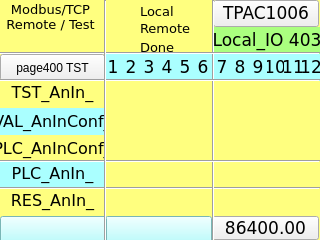
<?xml version="1.0" encoding="UTF-8"?>
<ui version="4.0">
 <class>page403</class>
 <widget class="QWidget" name="page403">
  <property name="geometry">
   <rect>
    <x>0</x>
    <y>0</y>
    <width>320</width>
    <height>240</height>
   </rect>
  </property>
  <property name="minimumSize">
   <size>
    <width>320</width>
    <height>240</height>
   </size>
  </property>
  <property name="maximumSize">
   <size>
    <width>320</width>
    <height>240</height>
   </size>
  </property>
  <property name="windowTitle">
   <string>page403</string>
  </property>
  <property name="styleSheet">
   <string notr="true">QWidget#page403
{
background-color: rgb(255, 255, 127);
}</string>
  </property>
  <widget class="Line" name="line_vt_2">
   <property name="geometry">
    <rect>
     <x>205</x>
     <y>0</y>
     <width>16</width>
     <height>241</height>
    </rect>
   </property>
   <property name="font">
    <font>
     <family>DejaVu Sans Mono</family>
     <pointsize>10</pointsize>
    </font>
   </property>
   <property name="orientation">
    <enum>Qt::Vertical</enum>
   </property>
  </widget>
  <widget class="Line" name="line_vt_1">
   <property name="geometry">
    <rect>
     <x>104</x>
     <y>0</y>
     <width>3</width>
     <height>241</height>
    </rect>
   </property>
   <property name="font">
    <font>
     <family>DejaVu Sans Mono</family>
     <pointsize>10</pointsize>
    </font>
   </property>
   <property name="orientation">
    <enum>Qt::Vertical</enum>
   </property>
  </widget>
  <widget class="ATCMbutton" name="atcmButton_MENU">
   <property name="geometry">
    <rect>
     <x>213</x>
     <y>0</y>
     <width>106</width>
     <height>27</height>
    </rect>
   </property>
   <property name="font">
    <font>
     <family>DejaVu Sans</family>
     <pointsize>13</pointsize>
    </font>
   </property>
   <property name="checkable">
    <bool>false</bool>
   </property>
   <property name="toolTip">
    <string/>
   </property>
   <property name="whatsThis">
    <string>ATCMbutton widget</string>
   </property>
   <property name="pageName">
    <string>menu</string>
   </property>
   <property name="passwordVar">
    <string/>
   </property>
   <property name="statusvar">
    <string/>
   </property>
   <property name="viewStatus">
    <bool>false</bool>
   </property>
   <property name="visibilityVar">
    <string/>
   </property>
   <property name="bgColor">
    <color>
     <red>170</red>
     <green>255</green>
     <blue>255</blue>
    </color>
   </property>
   <property name="bgPressColor">
    <color>
     <red>255</red>
     <green>0</green>
     <blue>0</blue>
    </color>
   </property>
   <property name="text">
    <string>TPAC1006</string>
   </property>
   <property name="pressText">
    <string>TPAC1006</string>
   </property>
   <property name="borderWidth">
    <number>1</number>
   </property>
   <property name="borderRadius">
    <number>0</number>
   </property>
   <property name="apparence">
    <enum>QFrame::Raised</enum>
   </property>
  </widget>
  <widget class="QLabel" name="label_Qt_Project">
   <property name="geometry">
    <rect>
     <x>214</x>
     <y>27</y>
     <width>106</width>
     <height>27</height>
    </rect>
   </property>
   <property name="font">
    <font>
     <family>DejaVu Sans</family>
     <pointsize>13</pointsize>
    </font>
   </property>
   <property name="styleSheet">
    <string notr="true">background-color: rgb(170, 255, 127);</string>
   </property>
   <property name="text">
    <string>Local_IO 403</string>
   </property>
   <property name="alignment">
    <set>Qt::AlignCenter</set>
   </property>
  </widget>
  <widget class="QLabel" name="label_PLC_DigIn_8">
   <property name="geometry">
    <rect>
     <x>231</x>
     <y>54</y>
     <width>18</width>
     <height>27</height>
    </rect>
   </property>
   <property name="font">
    <font>
     <family>DejaVu Sans</family>
     <pointsize>13</pointsize>
    </font>
   </property>
   <property name="styleSheet">
    <string notr="true">background-color: rgb(170, 255, 255);</string>
   </property>
   <property name="text">
    <string>8</string>
   </property>
   <property name="alignment">
    <set>Qt::AlignCenter</set>
   </property>
  </widget>
  <widget class="QLabel" name="label_PLC_DigIn_4">
   <property name="geometry">
    <rect>
     <x>158</x>
     <y>54</y>
     <width>18</width>
     <height>27</height>
    </rect>
   </property>
   <property name="font">
    <font>
     <family>DejaVu Sans</family>
     <pointsize>13</pointsize>
    </font>
   </property>
   <property name="styleSheet">
    <string notr="true">background-color: rgb(170, 255, 255);</string>
   </property>
   <property name="text">
    <string>4</string>
   </property>
   <property name="alignment">
    <set>Qt::AlignCenter</set>
   </property>
  </widget>
  <widget class="QLabel" name="label_PLC_DigIn_10">
   <property name="geometry">
    <rect>
     <x>266</x>
     <y>54</y>
     <width>18</width>
     <height>27</height>
    </rect>
   </property>
   <property name="font">
    <font>
     <family>DejaVu Sans</family>
     <pointsize>13</pointsize>
    </font>
   </property>
   <property name="styleSheet">
    <string notr="true">background-color: rgb(170, 255, 255);</string>
   </property>
   <property name="text">
    <string>10</string>
   </property>
   <property name="alignment">
    <set>Qt::AlignCenter</set>
   </property>
  </widget>
  <widget class="QLabel" name="label_PLC_DigIn_1">
   <property name="geometry">
    <rect>
     <x>104</x>
     <y>54</y>
     <width>18</width>
     <height>27</height>
    </rect>
   </property>
   <property name="font">
    <font>
     <family>DejaVu Sans</family>
     <pointsize>13</pointsize>
    </font>
   </property>
   <property name="styleSheet">
    <string notr="true">background-color: rgb(170, 255, 255);</string>
   </property>
   <property name="text">
    <string>1</string>
   </property>
   <property name="alignment">
    <set>Qt::AlignCenter</set>
   </property>
  </widget>
  <widget class="QLabel" name="label_PLC_DigIn_6">
   <property name="geometry">
    <rect>
     <x>194</x>
     <y>54</y>
     <width>18</width>
     <height>27</height>
    </rect>
   </property>
   <property name="font">
    <font>
     <family>DejaVu Sans</family>
     <pointsize>13</pointsize>
    </font>
   </property>
   <property name="styleSheet">
    <string notr="true">background-color: rgb(170, 255, 255);</string>
   </property>
   <property name="text">
    <string>6</string>
   </property>
   <property name="alignment">
    <set>Qt::AlignCenter</set>
   </property>
  </widget>
  <widget class="ATCMled" name="atcmLed_Idle_2">
   <property name="geometry">
    <rect>
     <x>7</x>
     <y>34</y>
     <width>20</width>
     <height>20</height>
    </rect>
   </property>
   <property name="toolTip">
    <string>START_REMOTE</string>
   </property>
   <property name="whatsThis">
    <string>ATCMled widget</string>
   </property>
   <property name="variable">
    <string>START_REMOTE</string>
   </property>
   <property name="refresh">
    <number>200</number>
   </property>
   <property name="viewStatus">
    <bool>false</bool>
   </property>
   <property name="visibilityVar">
    <string/>
   </property>
   <property name="onIcon">
    <iconset>
     <normaloff>:/on.png</normaloff>:/on.png</iconset>
   </property>
   <property name="offIcon">
    <iconset>
     <normaloff>:/off.png</normaloff>:/off.png</iconset>
   </property>
  </widget>
  <widget class="QLabel" name="label_Write">
   <property name="geometry">
    <rect>
     <x>140</x>
     <y>39</y>
     <width>51</width>
     <height>16</height>
    </rect>
   </property>
   <property name="font">
    <font>
     <family>DejaVu Sans</family>
     <pointsize>10</pointsize>
    </font>
   </property>
   <property name="text">
    <string>Done</string>
   </property>
  </widget>
  <widget class="QLabel" name="label_PLC_DigIn_9">
   <property name="geometry">
    <rect>
     <x>249</x>
     <y>54</y>
     <width>18</width>
     <height>27</height>
    </rect>
   </property>
   <property name="font">
    <font>
     <family>DejaVu Sans</family>
     <pointsize>13</pointsize>
    </font>
   </property>
   <property name="styleSheet">
    <string notr="true">background-color: rgb(170, 255, 255);</string>
   </property>
   <property name="text">
    <string>9</string>
   </property>
   <property name="alignment">
    <set>Qt::AlignCenter</set>
   </property>
  </widget>
  <widget class="QLabel" name="label_PLC_DigIn_5">
   <property name="geometry">
    <rect>
     <x>176</x>
     <y>54</y>
     <width>18</width>
     <height>27</height>
    </rect>
   </property>
   <property name="font">
    <font>
     <family>DejaVu Sans</family>
     <pointsize>13</pointsize>
    </font>
   </property>
   <property name="styleSheet">
    <string notr="true">background-color: rgb(170, 255, 255);</string>
   </property>
   <property name="text">
    <string>5</string>
   </property>
   <property name="alignment">
    <set>Qt::AlignCenter</set>
   </property>
  </widget>
  <widget class="ATCMled" name="atcmLed_Exec">
   <property name="geometry">
    <rect>
     <x>117</x>
     <y>18</y>
     <width>20</width>
     <height>17</height>
    </rect>
   </property>
   <property name="toolTip">
    <string>STATUS_REMOTE</string>
   </property>
   <property name="whatsThis">
    <string>ATCMled widget</string>
   </property>
   <property name="variable">
    <string>STATUS_REMOTE</string>
   </property>
   <property name="refresh">
    <number>200</number>
   </property>
   <property name="viewStatus">
    <bool>false</bool>
   </property>
   <property name="visibilityVar">
    <string/>
   </property>
   <property name="onIcon">
    <iconset>
     <normaloff>:/on.png</normaloff>:/on.png</iconset>
   </property>
   <property name="offIcon">
    <iconset>
     <normaloff>:/off.png</normaloff>:/off.png</iconset>
   </property>
  </widget>
  <widget class="QLabel" name="label_PLC_DigIn_3">
   <property name="geometry">
    <rect>
     <x>140</x>
     <y>54</y>
     <width>18</width>
     <height>27</height>
    </rect>
   </property>
   <property name="font">
    <font>
     <family>DejaVu Sans</family>
     <pointsize>13</pointsize>
    </font>
   </property>
   <property name="styleSheet">
    <string notr="true">background-color: rgb(170, 255, 255);</string>
   </property>
   <property name="text">
    <string>3</string>
   </property>
   <property name="alignment">
    <set>Qt::AlignCenter</set>
   </property>
  </widget>
  <widget class="ATCMtime" name="atcmTime">
   <property name="geometry">
    <rect>
     <x>105</x>
     <y>216</y>
     <width>107</width>
     <height>27</height>
    </rect>
   </property>
   <property name="font">
    <font>
     <family>DejaVu Sans</family>
     <pointsize>13</pointsize>
    </font>
   </property>
   <property name="styleSheet">
    <string notr="true">background-color: rgb(170, 255, 255);</string>
   </property>
   <property name="toolTip">
    <string>ATCM QTime</string>
   </property>
   <property name="whatsThis">
    <string>ATCMtime widget</string>
   </property>
   <property name="bgColor">
    <color>
     <red>170</red>
     <green>255</green>
     <blue>127</blue>
    </color>
   </property>
   <property name="borderColor">
    <color alpha="0">
     <red>0</red>
     <green>0</green>
     <blue>0</blue>
    </color>
   </property>
   <property name="fontColor">
    <color>
     <red>0</red>
     <green>0</green>
     <blue>0</blue>
    </color>
   </property>
   <property name="borderWidth">
    <number>0</number>
   </property>
   <property name="borderRadius">
    <number>0</number>
   </property>
  </widget>
  <widget class="QLabel" name="label_Start_3">
   <property name="geometry">
    <rect>
     <x>0</x>
     <y>1</y>
     <width>101</width>
     <height>31</height>
    </rect>
   </property>
   <property name="font">
    <font>
     <family>DejaVu Sans</family>
     <pointsize>10</pointsize>
    </font>
   </property>
   <property name="text">
    <string>Modbus/TCP
Remote / Test</string>
   </property>
   <property name="alignment">
    <set>Qt::AlignCenter</set>
   </property>
  </widget>
  <widget class="QLabel" name="label_Exec">
   <property name="geometry">
    <rect>
     <x>140</x>
     <y>20</y>
     <width>61</width>
     <height>16</height>
    </rect>
   </property>
   <property name="font">
    <font>
     <family>DejaVu Sans</family>
     <pointsize>10</pointsize>
    </font>
   </property>
   <property name="text">
    <string>Remote</string>
   </property>
  </widget>
  <widget class="QLabel" name="label_Idle">
   <property name="geometry">
    <rect>
     <x>140</x>
     <y>3</y>
     <width>61</width>
     <height>16</height>
    </rect>
   </property>
   <property name="font">
    <font>
     <family>DejaVu Sans</family>
     <pointsize>10</pointsize>
    </font>
   </property>
   <property name="text">
    <string>Local</string>
   </property>
  </widget>
  <widget class="ATCMled" name="atcmLed_Exec_2">
   <property name="geometry">
    <rect>
     <x>76</x>
     <y>33</y>
     <width>20</width>
     <height>20</height>
    </rect>
   </property>
   <property name="toolTip">
    <string>START_TEST</string>
   </property>
   <property name="whatsThis">
    <string>ATCMled widget</string>
   </property>
   <property name="variable">
    <string>START_TEST</string>
   </property>
   <property name="refresh">
    <number>200</number>
   </property>
   <property name="viewStatus">
    <bool>false</bool>
   </property>
   <property name="visibilityVar">
    <string/>
   </property>
   <property name="onIcon">
    <iconset>
     <normaloff>:/on.png</normaloff>:/on.png</iconset>
   </property>
   <property name="offIcon">
    <iconset>
     <normaloff>:/off.png</normaloff>:/off.png</iconset>
   </property>
  </widget>
  <widget class="QLabel" name="label_PLC_DigIn_2">
   <property name="geometry">
    <rect>
     <x>122</x>
     <y>54</y>
     <width>18</width>
     <height>27</height>
    </rect>
   </property>
   <property name="font">
    <font>
     <family>DejaVu Sans</family>
     <pointsize>13</pointsize>
    </font>
   </property>
   <property name="styleSheet">
    <string notr="true">background-color: rgb(170, 255, 255);</string>
   </property>
   <property name="text">
    <string>2</string>
   </property>
   <property name="alignment">
    <set>Qt::AlignCenter</set>
   </property>
  </widget>
  <widget class="QLabel" name="label_PLC_DigIn_7">
   <property name="geometry">
    <rect>
     <x>213</x>
     <y>54</y>
     <width>18</width>
     <height>27</height>
    </rect>
   </property>
   <property name="font">
    <font>
     <family>DejaVu Sans</family>
     <pointsize>13</pointsize>
    </font>
   </property>
   <property name="styleSheet">
    <string notr="true">background-color: rgb(170, 255, 255);</string>
   </property>
   <property name="text">
    <string>7</string>
   </property>
   <property name="alignment">
    <set>Qt::AlignCenter</set>
   </property>
  </widget>
  <widget class="ATCMbutton" name="atcmButton_page400">
   <property name="geometry">
    <rect>
     <x>0</x>
     <y>54</y>
     <width>105</width>
     <height>27</height>
    </rect>
   </property>
   <property name="toolTip">
    <string/>
   </property>
   <property name="whatsThis">
    <string>ATCMbutton widget</string>
   </property>
   <property name="pageName">
    <string>page400</string>
   </property>
   <property name="statusvar">
    <string/>
   </property>
   <property name="viewStatus">
    <bool>false</bool>
   </property>
   <property name="visibilityVar">
    <string/>
   </property>
   <property name="bgColor">
    <color>
     <red>170</red>
     <green>255</green>
     <blue>255</blue>
    </color>
   </property>
   <property name="text">
    <string>page400 TST</string>
   </property>
   <property name="pressText">
    <string>page400 TST</string>
   </property>
   <property name="borderWidth">
    <number>0</number>
   </property>
   <property name="borderRadius">
    <number>0</number>
   </property>
   <property name="apparence">
    <enum>QFrame::Raised</enum>
   </property>
  </widget>
  <widget class="ATCMled" name="atcmLed_Write">
   <property name="geometry">
    <rect>
     <x>117</x>
     <y>37</y>
     <width>20</width>
     <height>17</height>
    </rect>
   </property>
   <property name="toolTip">
    <string>STATUS_DONE</string>
   </property>
   <property name="whatsThis">
    <string>ATCMled widget</string>
   </property>
   <property name="variable">
    <string>STATUS_DONE</string>
   </property>
   <property name="refresh">
    <number>200</number>
   </property>
   <property name="viewStatus">
    <bool>false</bool>
   </property>
   <property name="visibilityVar">
    <string/>
   </property>
   <property name="onIcon">
    <iconset>
     <normaloff>:/on.png</normaloff>:/on.png</iconset>
   </property>
   <property name="offIcon">
    <iconset>
     <normaloff>:/off.png</normaloff>:/off.png</iconset>
   </property>
  </widget>
  <widget class="ATCMled" name="atcmLed_Idle">
   <property name="geometry">
    <rect>
     <x>117</x>
     <y>0</y>
     <width>20</width>
     <height>17</height>
    </rect>
   </property>
   <property name="toolTip">
    <string>STATUS_LOCAL</string>
   </property>
   <property name="whatsThis">
    <string>ATCMled widget</string>
   </property>
   <property name="variable">
    <string>STATUS_LOCAL</string>
   </property>
   <property name="refresh">
    <number>200</number>
   </property>
   <property name="viewStatus">
    <bool>false</bool>
   </property>
   <property name="visibilityVar">
    <string/>
   </property>
   <property name="onIcon">
    <iconset>
     <normaloff>:/on.png</normaloff>:/on.png</iconset>
   </property>
   <property name="offIcon">
    <iconset>
     <normaloff>:/off.png</normaloff>:/off.png</iconset>
   </property>
  </widget>
  <widget class="ATCMdate" name="atcmDate">
   <property name="geometry">
    <rect>
     <x>0</x>
     <y>216</y>
     <width>107</width>
     <height>27</height>
    </rect>
   </property>
   <property name="font">
    <font>
     <family>DejaVu Sans</family>
     <pointsize>13</pointsize>
    </font>
   </property>
   <property name="styleSheet">
    <string notr="true">background-color: rgb(170, 255, 255);</string>
   </property>
   <property name="toolTip">
    <string>ATCM QDate</string>
   </property>
   <property name="whatsThis">
    <string>ATCMdate widget</string>
   </property>
   <property name="bgColor">
    <color>
     <red>170</red>
     <green>255</green>
     <blue>127</blue>
    </color>
   </property>
   <property name="borderColor">
    <color alpha="0">
     <red>0</red>
     <green>0</green>
     <blue>0</blue>
    </color>
   </property>
   <property name="fontColor">
    <color>
     <red>0</red>
     <green>0</green>
     <blue>0</blue>
    </color>
   </property>
   <property name="borderWidth">
    <number>0</number>
   </property>
   <property name="borderRadius">
    <number>0</number>
   </property>
   <property name="format">
    <enum>ATCMdate::YYYY_MM_DD</enum>
   </property>
  </widget>
  <widget class="QLabel" name="label_PLC_DigIn_12">
   <property name="geometry">
    <rect>
     <x>302</x>
     <y>54</y>
     <width>18</width>
     <height>27</height>
    </rect>
   </property>
   <property name="font">
    <font>
     <family>DejaVu Sans</family>
     <pointsize>13</pointsize>
    </font>
   </property>
   <property name="styleSheet">
    <string notr="true">background-color: rgb(170, 255, 255);</string>
   </property>
   <property name="text">
    <string>12</string>
   </property>
   <property name="alignment">
    <set>Qt::AlignCenter</set>
   </property>
  </widget>
  <widget class="ATCMlabel" name="atcmLabel_PLC_time">
   <property name="geometry">
    <rect>
     <x>212</x>
     <y>216</y>
     <width>107</width>
     <height>24</height>
    </rect>
   </property>
   <property name="font">
    <font>
     <family>DejaVu Sans</family>
     <pointsize>13</pointsize>
    </font>
   </property>
   <property name="text">
    <string>86400.00</string>
   </property>
   <property name="toolTip">
    <string>PLC_time</string>
   </property>
   <property name="whatsThis">
    <string>ATCMlabel widget</string>
   </property>
   <property name="variable">
    <string>PLC_time</string>
   </property>
   <property name="refresh">
    <number>500</number>
   </property>
   <property name="max">
    <string>0</string>
   </property>
   <property name="min">
    <string>0</string>
   </property>
   <property name="viewStatus">
    <bool>false</bool>
   </property>
   <property name="visibilityVar">
    <string/>
   </property>
   <property name="bgColor">
    <color>
     <red>170</red>
     <green>255</green>
     <blue>127</blue>
    </color>
   </property>
   <property name="borderWidth">
    <number>0</number>
   </property>
   <property name="borderRadius">
    <number>0</number>
   </property>
  </widget>
  <widget class="QLabel" name="label_PLC_DigIn_11">
   <property name="geometry">
    <rect>
     <x>284</x>
     <y>54</y>
     <width>18</width>
     <height>27</height>
    </rect>
   </property>
   <property name="font">
    <font>
     <family>DejaVu Sans</family>
     <pointsize>13</pointsize>
    </font>
   </property>
   <property name="styleSheet">
    <string notr="true">background-color: rgb(170, 255, 255);</string>
   </property>
   <property name="text">
    <string>11</string>
   </property>
   <property name="alignment">
    <set>Qt::AlignCenter</set>
   </property>
  </widget>
  <widget class="QLabel" name="label_TST_DigIn_">
   <property name="geometry">
    <rect>
     <x>0</x>
     <y>79</y>
     <width>105</width>
     <height>27</height>
    </rect>
   </property>
   <property name="font">
    <font>
     <family>DejaVu Sans</family>
     <pointsize>12</pointsize>
    </font>
   </property>
   <property name="styleSheet">
    <string notr="true">background-color: rgb(255, 255, 127);</string>
   </property>
   <property name="text">
    <string>TST_AnIn_</string>
   </property>
   <property name="alignment">
    <set>Qt::AlignCenter</set>
   </property>
  </widget>
  <widget class="QLabel" name="label_PLC_DigIn_">
   <property name="geometry">
    <rect>
     <x>0</x>
     <y>160</y>
     <width>105</width>
     <height>27</height>
    </rect>
   </property>
   <property name="font">
    <font>
     <family>DejaVu Sans</family>
     <pointsize>12</pointsize>
    </font>
   </property>
   <property name="styleSheet">
    <string notr="true">background-color: rgb(170, 255, 255);</string>
   </property>
   <property name="text">
    <string>PLC_AnIn_</string>
   </property>
   <property name="alignment">
    <set>Qt::AlignCenter</set>
   </property>
  </widget>
  <widget class="Line" name="line_hr_1">
   <property name="geometry">
    <rect>
     <x>0</x>
     <y>52</y>
     <width>320</width>
     <height>3</height>
    </rect>
   </property>
   <property name="orientation">
    <enum>Qt::Horizontal</enum>
   </property>
  </widget>
  <widget class="Line" name="line_hr_3">
   <property name="geometry">
    <rect>
     <x>0</x>
     <y>160</y>
     <width>320</width>
     <height>3</height>
    </rect>
   </property>
   <property name="orientation">
    <enum>Qt::Horizontal</enum>
   </property>
  </widget>
  <widget class="QLabel" name="label_RES_DigIn_">
   <property name="geometry">
    <rect>
     <x>0</x>
     <y>187</y>
     <width>105</width>
     <height>27</height>
    </rect>
   </property>
   <property name="font">
    <font>
     <family>DejaVu Sans</family>
     <pointsize>12</pointsize>
    </font>
   </property>
   <property name="styleSheet">
    <string notr="true">background-color: rgb(255, 255, 127);</string>
   </property>
   <property name="text">
    <string>RES_AnIn_</string>
   </property>
   <property name="alignment">
    <set>Qt::AlignCenter</set>
   </property>
  </widget>
  <widget class="Line" name="line_hr_2">
   <property name="geometry">
    <rect>
     <x>0</x>
     <y>79</y>
     <width>320</width>
     <height>3</height>
    </rect>
   </property>
   <property name="orientation">
    <enum>Qt::Horizontal</enum>
   </property>
  </widget>
  <widget class="Line" name="line_hr_4">
   <property name="geometry">
    <rect>
     <x>0</x>
     <y>187</y>
     <width>320</width>
     <height>3</height>
    </rect>
   </property>
   <property name="orientation">
    <enum>Qt::Horizontal</enum>
   </property>
  </widget>
  <widget class="QLabel" name="label_PLC_DigIn_13">
   <property name="geometry">
    <rect>
     <x>0</x>
     <y>108</y>
     <width>105</width>
     <height>27</height>
    </rect>
   </property>
   <property name="font">
    <font>
     <family>DejaVu Sans</family>
     <pointsize>12</pointsize>
    </font>
   </property>
   <property name="styleSheet">
    <string notr="true">background-color: rgb(170, 255, 255);</string>
   </property>
   <property name="text">
    <string>VAL_AnInConf_</string>
   </property>
   <property name="alignment">
    <set>Qt::AlignCenter</set>
   </property>
  </widget>
  <widget class="QLabel" name="label_PLC_DigIn_14">
   <property name="geometry">
    <rect>
     <x>0</x>
     <y>135</y>
     <width>105</width>
     <height>27</height>
    </rect>
   </property>
   <property name="font">
    <font>
     <family>DejaVu Sans</family>
     <pointsize>12</pointsize>
    </font>
   </property>
   <property name="styleSheet">
    <string notr="true">background-color: rgb(255, 255, 127);</string>
   </property>
   <property name="text">
    <string>PLC_AnInConf_</string>
   </property>
   <property name="alignment">
    <set>Qt::AlignCenter</set>
   </property>
  </widget>
  <widget class="ATCMled" name="atcmLed_TST_AnIn_2">
   <property name="geometry">
    <rect>
     <x>123</x>
     <y>81</y>
     <width>18</width>
     <height>27</height>
    </rect>
   </property>
   <property name="toolTip">
    <string>TST_AnIn_2</string>
   </property>
   <property name="whatsThis">
    <string>ATCMled widget</string>
   </property>
   <property name="variable">
    <string>TST_AnIn_2</string>
   </property>
   <property name="refresh">
    <number>500</number>
   </property>
   <property name="viewStatus">
    <bool>false</bool>
   </property>
   <property name="visibilityVar">
    <string/>
   </property>
   <property name="onIcon">
    <iconset>
     <normaloff>:/on.png</normaloff>:/on.png</iconset>
   </property>
   <property name="offIcon">
    <iconset>
     <normaloff>:/off.png</normaloff>:/off.png</iconset>
   </property>
  </widget>
  <widget class="ATCMled" name="atcmLed_TST_AnIn_1">
   <property name="geometry">
    <rect>
     <x>105</x>
     <y>81</y>
     <width>18</width>
     <height>27</height>
    </rect>
   </property>
   <property name="toolTip">
    <string>TST_AnIn_1</string>
   </property>
   <property name="whatsThis">
    <string>ATCMled widget</string>
   </property>
   <property name="variable">
    <string>TST_AnIn_1</string>
   </property>
   <property name="refresh">
    <number>500</number>
   </property>
   <property name="viewStatus">
    <bool>false</bool>
   </property>
   <property name="visibilityVar">
    <string/>
   </property>
   <property name="onIcon">
    <iconset>
     <normaloff>:/on.png</normaloff>:/on.png</iconset>
   </property>
   <property name="offIcon">
    <iconset>
     <normaloff>:/off.png</normaloff>:/off.png</iconset>
   </property>
  </widget>
  <zorder>atcmButton_MENU</zorder>
  <zorder>label_Qt_Project</zorder>
  <zorder>label_PLC_DigIn_8</zorder>
  <zorder>label_PLC_DigIn_4</zorder>
  <zorder>label_PLC_DigIn_10</zorder>
  <zorder>label_PLC_DigIn_1</zorder>
  <zorder>label_PLC_DigIn_6</zorder>
  <zorder>atcmLed_Idle_2</zorder>
  <zorder>label_Write</zorder>
  <zorder>label_PLC_DigIn_9</zorder>
  <zorder>label_PLC_DigIn_5</zorder>
  <zorder>atcmLed_Exec</zorder>
  <zorder>label_PLC_DigIn_3</zorder>
  <zorder>atcmTime</zorder>
  <zorder>label_Start_3</zorder>
  <zorder>label_Exec</zorder>
  <zorder>label_Idle</zorder>
  <zorder>atcmLed_Exec_2</zorder>
  <zorder>label_PLC_DigIn_2</zorder>
  <zorder>label_PLC_DigIn_7</zorder>
  <zorder>atcmButton_page400</zorder>
  <zorder>atcmLed_Write</zorder>
  <zorder>atcmLed_Idle</zorder>
  <zorder>atcmDate</zorder>
  <zorder>label_PLC_DigIn_12</zorder>
  <zorder>atcmLabel_PLC_time</zorder>
  <zorder>label_PLC_DigIn_11</zorder>
  <zorder>label_TST_DigIn_</zorder>
  <zorder>label_PLC_DigIn_</zorder>
  <zorder>label_RES_DigIn_</zorder>
  <zorder>label_PLC_DigIn_13</zorder>
  <zorder>label_PLC_DigIn_14</zorder>
  <zorder>line_hr_4</zorder>
  <zorder>line_vt_2</zorder>
  <zorder>line_hr_1</zorder>
  <zorder>line_hr_2</zorder>
  <zorder>line_hr_3</zorder>
  <zorder>line_vt_1</zorder>
  <zorder>atcmLed_TST_AnIn_2</zorder>
  <zorder>atcmLed_TST_AnIn_1</zorder>
 </widget>
 <customwidgets>
  <customwidget>
   <class>ATCMbutton</class>
   <extends>QPushButton</extends>
   <header>atcmplugin.h</header>
  </customwidget>
  <customwidget>
   <class>ATCMdate</class>
   <extends>QPushButton</extends>
   <header>atcmplugin.h</header>
  </customwidget>
  <customwidget>
   <class>ATCMlabel</class>
   <extends>QPushButton</extends>
   <header>atcmplugin.h</header>
  </customwidget>
  <customwidget>
   <class>ATCMled</class>
   <extends>QLabel</extends>
   <header>atcmplugin.h</header>
  </customwidget>
  <customwidget>
   <class>ATCMtime</class>
   <extends>QPushButton</extends>
   <header>atcmplugin.h</header>
  </customwidget>
 </customwidgets>
 <resources/>
 <connections>
  <connection>
   <sender>atcmButton_MENU</sender>
   <signal>newPage(const char*,bool)</signal>
   <receiver>page403</receiver>
   <slot>goto_page(const char*,bool)</slot>
   <hints>
    <hint type="sourcelabel">
     <x>20</x>
     <y>20</y>
    </hint>
    <hint type="destinationlabel">
     <x>20</x>
     <y>20</y>
    </hint>
   </hints>
  </connection>
  <connection>
   <sender>atcmButton_page400</sender>
   <signal>newPage(const char*,bool)</signal>
   <receiver>page403</receiver>
   <slot>goto_page(const char*,bool)</slot>
   <hints>
    <hint type="sourcelabel">
     <x>20</x>
     <y>20</y>
    </hint>
    <hint type="destinationlabel">
     <x>20</x>
     <y>20</y>
    </hint>
   </hints>
  </connection>
 </connections>
 <slots>
  <slot>goto_page(const char*,bool)</slot>
 </slots>
</ui>
